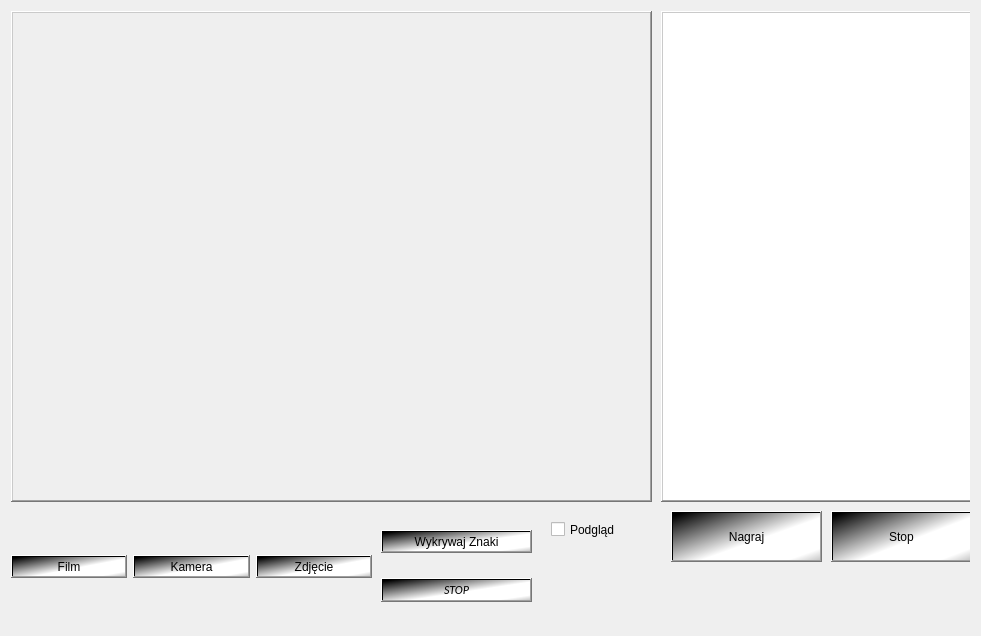
<?xml version="1.0" encoding="UTF-8"?>
<ui version="4.0">
 <class>Dialog</class>
 <widget class="QDialog" name="Dialog">
  <property name="windowModality">
   <enum>Qt::NonModal</enum>
  </property>
  <property name="geometry">
   <rect>
    <x>0</x>
    <y>0</y>
    <width>981</width>
    <height>636</height>
   </rect>
  </property>
  <property name="sizePolicy">
   <sizepolicy hsizetype="Expanding" vsizetype="Expanding">
    <horstretch>0</horstretch>
    <verstretch>0</verstretch>
   </sizepolicy>
  </property>
  <property name="minimumSize">
   <size>
    <width>981</width>
    <height>621</height>
   </size>
  </property>
  <property name="windowTitle">
   <string>Traffic Sign Recognition</string>
  </property>
  <property name="windowIcon">
   <iconset>
    <normaloff>obrazy/006-roundabout.png</normaloff>obrazy/006-roundabout.png</iconset>
  </property>
  <property name="autoFillBackground">
   <bool>false</bool>
  </property>
  <property name="sizeGripEnabled">
   <bool>false</bool>
  </property>
  <property name="modal">
   <bool>false</bool>
  </property>
  <layout class="QGridLayout" name="gridLayout">
   <item row="0" column="0">
    <widget class="QWidget" name="widget" native="true">
     <property name="sizePolicy">
      <sizepolicy hsizetype="Expanding" vsizetype="Expanding">
       <horstretch>0</horstretch>
       <verstretch>0</verstretch>
      </sizepolicy>
     </property>
     <widget class="QLabel" name="display_screen">
      <property name="enabled">
       <bool>true</bool>
      </property>
      <property name="geometry">
       <rect>
        <x>0</x>
        <y>0</y>
        <width>641</width>
        <height>491</height>
       </rect>
      </property>
      <property name="sizePolicy">
       <sizepolicy hsizetype="Expanding" vsizetype="Expanding">
        <horstretch>0</horstretch>
        <verstretch>0</verstretch>
       </sizepolicy>
      </property>
      <property name="autoFillBackground">
       <bool>true</bool>
      </property>
      <property name="frameShape">
       <enum>QFrame::WinPanel</enum>
      </property>
      <property name="frameShadow">
       <enum>QFrame::Raised</enum>
      </property>
      <property name="lineWidth">
       <number>4</number>
      </property>
      <property name="midLineWidth">
       <number>4</number>
      </property>
      <property name="text">
       <string/>
      </property>
      <property name="margin">
       <number>0</number>
      </property>
     </widget>
     <widget class="QWidget" name="horizontalLayoutWidget">
      <property name="geometry">
       <rect>
        <x>0</x>
        <y>500</y>
        <width>361</width>
        <height>111</height>
       </rect>
      </property>
      <layout class="QHBoxLayout" name="horizontalLayout">
       <item>
        <widget class="QPushButton" name="film_Button">
         <property name="styleSheet">
          <string notr="true">background-color: qlineargradient(spread:reflect, x1:0, y1:0, x2:0.767136, y2:0.688, stop:0.0397727 rgba(0, 0, 0, 255), stop:0.789773 rgba(255, 255, 255, 255));</string>
         </property>
         <property name="text">
          <string>Film</string>
         </property>
         <property name="icon">
          <iconset>
           <normaloff>obrazy/movie_clapboard_cinema_clapper_studio_equipment_flat_icon_symbol-512.png</normaloff>obrazy/movie_clapboard_cinema_clapper_studio_equipment_flat_icon_symbol-512.png</iconset>
         </property>
         <property name="iconSize">
          <size>
           <width>40</width>
           <height>40</height>
          </size>
         </property>
        </widget>
       </item>
       <item>
        <widget class="QPushButton" name="kamera_Button">
         <property name="styleSheet">
          <string notr="true">background-color: qlineargradient(spread:reflect, x1:0, y1:0, x2:0.767136, y2:0.688, stop:0.0397727 rgba(0, 0, 0, 255), stop:0.789773 rgba(255, 255, 255, 255));</string>
         </property>
         <property name="text">
          <string>Kamera</string>
         </property>
         <property name="icon">
          <iconset>
           <normaloff>obrazy/webcam-512.png</normaloff>obrazy/webcam-512.png</iconset>
         </property>
         <property name="iconSize">
          <size>
           <width>40</width>
           <height>40</height>
          </size>
         </property>
        </widget>
       </item>
       <item>
        <widget class="QPushButton" name="zdjecie_Button">
         <property name="styleSheet">
          <string notr="true">background-color: qlineargradient(spread:reflect, x1:0, y1:0, x2:0.767136, y2:0.688, stop:0.0397727 rgba(0, 0, 0, 255), stop:0.789773 rgba(255, 255, 255, 255));</string>
         </property>
         <property name="text">
          <string>Zdjęcie</string>
         </property>
         <property name="icon">
          <iconset>
           <normaloff>obrazy/camera-512.png</normaloff>obrazy/camera-512.png</iconset>
         </property>
         <property name="iconSize">
          <size>
           <width>40</width>
           <height>40</height>
          </size>
         </property>
        </widget>
       </item>
      </layout>
     </widget>
     <widget class="QWidget" name="verticalLayoutWidget">
      <property name="geometry">
       <rect>
        <x>370</x>
        <y>500</y>
        <width>151</width>
        <height>111</height>
       </rect>
      </property>
      <layout class="QVBoxLayout" name="verticalLayout">
       <item>
        <widget class="QPushButton" name="wykrywanie_Button">
         <property name="styleSheet">
          <string notr="true">background-color: qlineargradient(spread:reflect, x1:0, y1:0, x2:0.767136, y2:0.688, stop:0.0397727 rgba(0, 0, 0, 255), stop:0.789773 rgba(255, 255, 255, 255));</string>
         </property>
         <property name="text">
          <string>Wykrywaj Znaki</string>
         </property>
         <property name="icon">
          <iconset>
           <normaloff>obrazy/017-turn-right-2.png</normaloff>obrazy/017-turn-right-2.png</iconset>
         </property>
         <property name="iconSize">
          <size>
           <width>40</width>
           <height>40</height>
          </size>
         </property>
        </widget>
       </item>
       <item>
        <widget class="QPushButton" name="stop_Button">
         <property name="font">
          <font>
           <family>Calibri</family>
           <italic>true</italic>
          </font>
         </property>
         <property name="layoutDirection">
          <enum>Qt::LeftToRight</enum>
         </property>
         <property name="autoFillBackground">
          <bool>false</bool>
         </property>
         <property name="styleSheet">
          <string notr="true">background-color: qlineargradient(spread:reflect, x1:0, y1:0, x2:0.767136, y2:0.688, stop:0.0397727 rgba(0, 0, 0, 255), stop:0.789773 rgba(255, 255, 255, 255));</string>
         </property>
         <property name="text">
          <string>STOP</string>
         </property>
         <property name="icon">
          <iconset>
           <normaloff>obrazy/039-no-entry.png</normaloff>obrazy/039-no-entry.png</iconset>
         </property>
         <property name="iconSize">
          <size>
           <width>40</width>
           <height>40</height>
          </size>
         </property>
         <property name="checkable">
          <bool>false</bool>
         </property>
         <property name="autoDefault">
          <bool>true</bool>
         </property>
         <property name="default">
          <bool>false</bool>
         </property>
         <property name="flat">
          <bool>false</bool>
         </property>
        </widget>
       </item>
      </layout>
     </widget>
     <widget class="QTableWidget" name="tableWidget">
      <property name="enabled">
       <bool>true</bool>
      </property>
      <property name="geometry">
       <rect>
        <x>650</x>
        <y>0</y>
        <width>311</width>
        <height>491</height>
       </rect>
      </property>
      <property name="frameShape">
       <enum>QFrame::WinPanel</enum>
      </property>
      <property name="frameShadow">
       <enum>QFrame::Raised</enum>
      </property>
      <property name="textElideMode">
       <enum>Qt::ElideLeft</enum>
      </property>
      <property name="showGrid">
       <bool>false</bool>
      </property>
      <property name="gridStyle">
       <enum>Qt::NoPen</enum>
      </property>
      <attribute name="horizontalHeaderVisible">
       <bool>false</bool>
      </attribute>
      <attribute name="verticalHeaderVisible">
       <bool>false</bool>
      </attribute>
     </widget>
     <widget class="QPushButton" name="videooff">
      <property name="geometry">
       <rect>
        <x>820</x>
        <y>500</y>
        <width>141</width>
        <height>51</height>
       </rect>
      </property>
      <property name="styleSheet">
       <string notr="true">background-color: qlineargradient(spread:reflect, x1:0, y1:0, x2:0.767136, y2:0.688, stop:0.0397727 rgba(0, 0, 0, 255), stop:0.789773 rgba(255, 255, 255, 255));</string>
      </property>
      <property name="text">
       <string>Stop</string>
      </property>
     </widget>
     <widget class="QLabel" name="frame_counter">
      <property name="enabled">
       <bool>false</bool>
      </property>
      <property name="geometry">
       <rect>
        <x>530</x>
        <y>560</y>
        <width>121</width>
        <height>41</height>
       </rect>
      </property>
      <property name="text">
       <string/>
      </property>
     </widget>
     <widget class="QPushButton" name="nagraj">
      <property name="geometry">
       <rect>
        <x>660</x>
        <y>500</y>
        <width>151</width>
        <height>51</height>
       </rect>
      </property>
      <property name="styleSheet">
       <string notr="true">background-color: qlineargradient(spread:reflect, x1:0, y1:0, x2:0.767136, y2:0.688, stop:0.0397727 rgba(0, 0, 0, 255), stop:0.789773 rgba(255, 255, 255, 255));</string>
      </property>
      <property name="text">
       <string>Nagraj</string>
      </property>
     </widget>
     <widget class="QCheckBox" name="podglad">
      <property name="geometry">
       <rect>
        <x>540</x>
        <y>510</y>
        <width>83</width>
        <height>17</height>
       </rect>
      </property>
      <property name="baseSize">
       <size>
        <width>5</width>
        <height>5</height>
       </size>
      </property>
      <property name="text">
       <string>Podgląd</string>
      </property>
     </widget>
    </widget>
   </item>
  </layout>
 </widget>
 <resources/>
 <connections/>
</ui>
